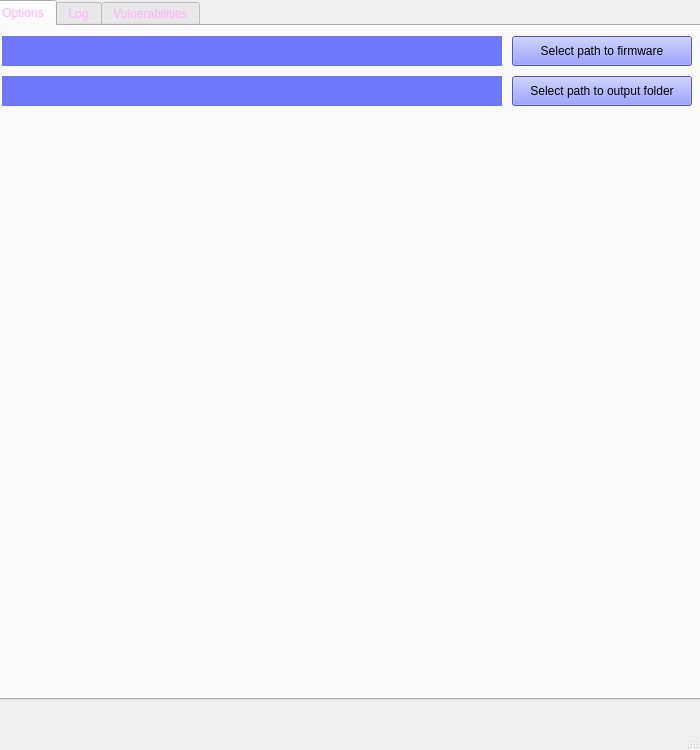
<?xml version="1.0" encoding="UTF-8"?>
<ui version="4.0">
 <class>MainWindow</class>
 <widget class="QMainWindow" name="MainWindow">
  <property name="geometry">
   <rect>
    <x>0</x>
    <y>0</y>
    <width>700</width>
    <height>750</height>
   </rect>
  </property>
  <property name="windowTitle">
   <string>IOT-patcher</string>
  </property>
  <property name="styleSheet">
   <string notr="true">color:rgb(255, 176, 251);
</string>
  </property>
  <widget class="QWidget" name="centralwidget">
   <widget class="QTabWidget" name="tabswitcher">
    <property name="geometry">
     <rect>
      <x>-10</x>
      <y>0</y>
      <width>711</width>
      <height>700</height>
     </rect>
    </property>
    <property name="maximumSize">
     <size>
      <width>711</width>
      <height>700</height>
     </size>
    </property>
    <property name="currentIndex">
     <number>0</number>
    </property>
    <property name="movable">
     <bool>true</bool>
    </property>
    <widget class="QWidget" name="options">
     <attribute name="title">
      <string>Options</string>
     </attribute>
     <widget class="QPushButton" name="firmpathsel">
      <property name="geometry">
       <rect>
        <x>520</x>
        <y>10</y>
        <width>180</width>
        <height>30</height>
       </rect>
      </property>
      <property name="autoFillBackground">
       <bool>false</bool>
      </property>
      <property name="styleSheet">
       <string notr="true">color: rgb(0, 0, 0);
background-color: rgb(112, 119, 255);</string>
      </property>
      <property name="text">
       <string>Select path to firmware</string>
      </property>
     </widget>
     <widget class="QPushButton" name="outpathsel">
      <property name="geometry">
       <rect>
        <x>520</x>
        <y>50</y>
        <width>180</width>
        <height>30</height>
       </rect>
      </property>
      <property name="autoFillBackground">
       <bool>false</bool>
      </property>
      <property name="styleSheet">
       <string notr="true">color: rgb(0, 0, 0);
background-color: rgb(112, 119, 255);</string>
      </property>
      <property name="text">
       <string>Select path to output folder</string>
      </property>
     </widget>
     <widget class="QLabel" name="firmpath">
      <property name="geometry">
       <rect>
        <x>10</x>
        <y>50</y>
        <width>500</width>
        <height>30</height>
       </rect>
      </property>
      <property name="styleSheet">
       <string notr="true">color: rgb(0, 0, 0);
background-color: rgb(112, 119, 255);</string>
      </property>
      <property name="text">
       <string/>
      </property>
     </widget>
     <widget class="QLabel" name="outpath">
      <property name="geometry">
       <rect>
        <x>10</x>
        <y>10</y>
        <width>500</width>
        <height>30</height>
       </rect>
      </property>
      <property name="styleSheet">
       <string notr="true">color: rgb(0, 0, 0);
background-color: rgb(112, 119, 255);</string>
      </property>
      <property name="text">
       <string/>
      </property>
     </widget>
    </widget>
    <widget class="QWidget" name="log">
     <attribute name="title">
      <string>Log</string>
     </attribute>
     <widget class="QTextEdit" name="logfield">
      <property name="geometry">
       <rect>
        <x>10</x>
        <y>0</y>
        <width>690</width>
        <height>620</height>
       </rect>
      </property>
      <property name="verticalScrollBarPolicy">
       <enum>Qt::ScrollBarAsNeeded</enum>
      </property>
      <property name="horizontalScrollBarPolicy">
       <enum>Qt::ScrollBarAsNeeded</enum>
      </property>
     </widget>
     <widget class="QPushButton" name="savelog">
      <property name="geometry">
       <rect>
        <x>10</x>
        <y>625</y>
        <width>80</width>
        <height>30</height>
       </rect>
      </property>
      <property name="text">
       <string>Save log</string>
      </property>
     </widget>
     <widget class="QPushButton" name="copylog">
      <property name="geometry">
       <rect>
        <x>100</x>
        <y>625</y>
        <width>80</width>
        <height>30</height>
       </rect>
      </property>
      <property name="text">
       <string>Copy log</string>
      </property>
     </widget>
    </widget>
    <widget class="QWidget" name="vulnerabilities">
     <attribute name="title">
      <string>Vulnerabilities</string>
     </attribute>
    </widget>
   </widget>
  </widget>
  <widget class="QStatusBar" name="statusbar"/>
 </widget>
 <resources/>
 <connections>
  <connection>
   <sender>firmpathsel</sender>
   <signal>clicked()</signal>
   <receiver>MainWindow</receiver>
   <slot>clicked()</slot>
   <hints>
    <hint type="sourcelabel">
     <x>603</x>
     <y>57</y>
    </hint>
    <hint type="destinationlabel">
     <x>349</x>
     <y>374</y>
    </hint>
   </hints>
  </connection>
  <connection>
   <sender>outpathsel</sender>
   <signal>clicked()</signal>
   <receiver>MainWindow</receiver>
   <slot>clicked()</slot>
   <hints>
    <hint type="sourcelabel">
     <x>603</x>
     <y>97</y>
    </hint>
    <hint type="destinationlabel">
     <x>349</x>
     <y>374</y>
    </hint>
   </hints>
  </connection>
 </connections>
 <slots>
  <slot>clicked()</slot>
 </slots>
</ui>
